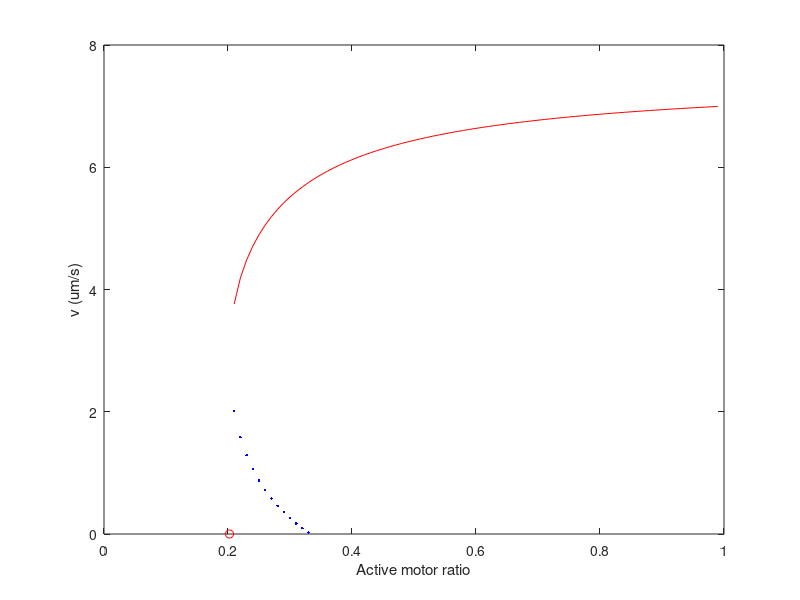
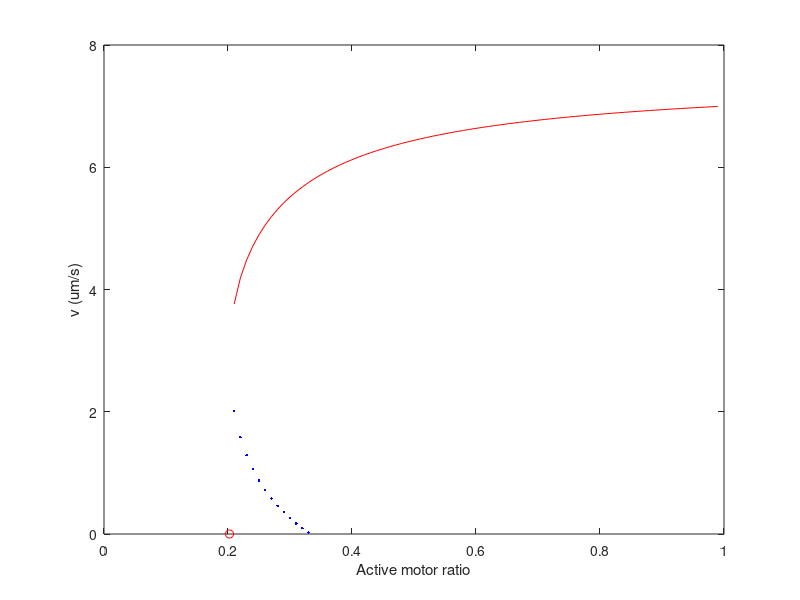

The MATLAB script that drew these images, in order:
clear all

Vmax = 7;           % Maximum gliding speed (um/s)
k = 300.0;          % Spring constant (pN/um)
fstall = 9.2;       % Stall force (pN)
frupt = 9.2;        % Rupture force (pN)

Tau1 = 0.025;               % Binding period (s). 1/k_a See Ishigure & Nitta 2015 IEEE Trans. Nanobiosci.
Tau2min = frupt/k/Vmax;

ActiveMotorRatioTemp = 0.01:0.01:0.99;

Tau = Tau1/Tau2min;
f = frupt/fstall;
Gamma = 1.0./ActiveMotorRatioTemp - 1.0;

GammaCritical = ((1.0 + Tau)^2)/2.0/f/Tau
ActiveMotorRatioCritical = 1.0/(GammaCritical + 1.0)

Fid=fopen('Summary.txt','w');
fprintf(Fid,'Critical gamma = %f; Critical ActiveMotorRatio = %f',GammaCritical,ActiveMotorRatioCritical);
fclose(Fid);

Counter = 0;
for I=1:length(Gamma)
    if ActiveMotorRatioTemp(I) > ActiveMotorRatioCritical
        Counter = Counter + 1;
        ActiveMotorRatio(Counter) = ActiveMotorRatioTemp(I);
        Vplus(Counter) = 0.5*Vmax/Tau*(Tau - 1.0 + sqrt((1.0 - Tau)^2 + 4.0*Tau - 2.0*f*Tau.*Gamma(I)));
        Vminus(Counter) = 0.5*Vmax/Tau*(Tau - 1.0 - sqrt((1.0 - Tau)^2 + 4.0*Tau - 2.0*f*Tau.*Gamma(I)));
    end
end



plot(ActiveMotorRatio,Vplus,'r-',ActiveMotorRatio,Vminus,'b.',ActiveMotorRatioCritical,0.0,'ro')
xlabel('Active motor ratio');ylabel('v (um/s)');
axis([0.0 1.0 0.0 8.0])
saveas(gcf,'r-v.fig');
saveas(gcf,'r-v.png');

OutputData = [ActiveMotorRatio;Vplus];
OutputData = OutputData.';
save('r-v.txt','OutputData','-ascii') 